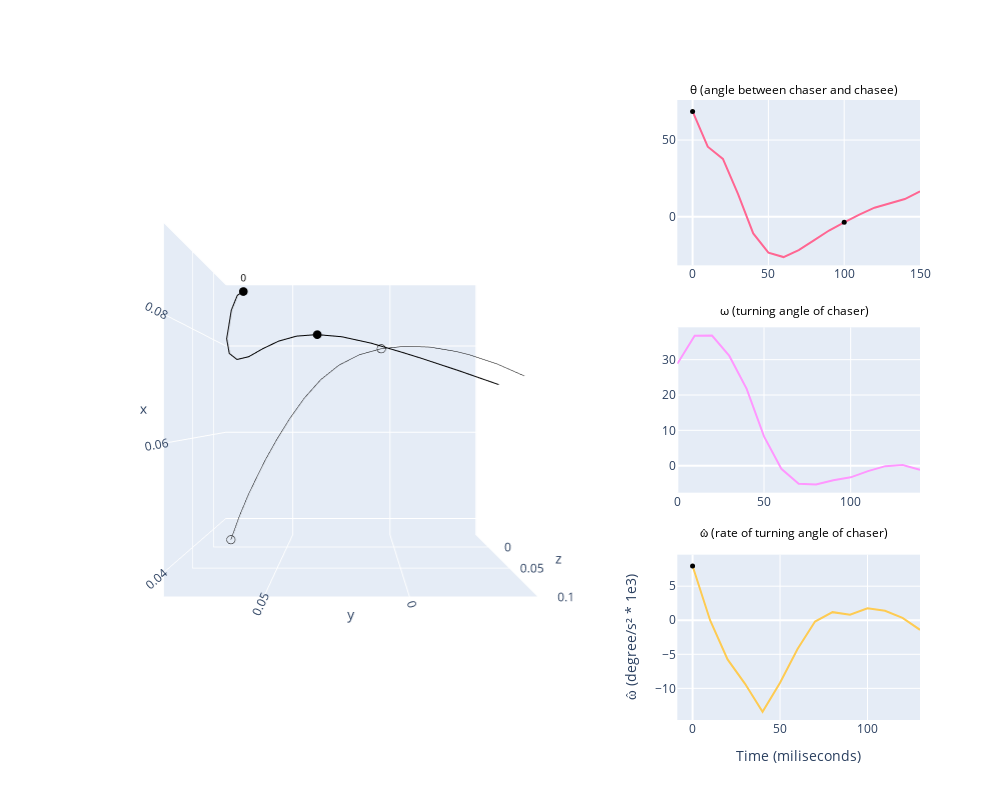

The code cell stored with this chart in its notebook:
### Code cell
# titles = titles = [
#     "", "", "θ (angle between chaser and chasee)",
#     "", "", "ω (turning angle of chaser)",
#     "", "", "ω̂ (rate of turning angle of chaser)"
# ]


fig = make_subplots(
    rows=3, cols=3,
#     subplot_titles=titles,
    specs=[
        [{"type": "scene", "rowspan": 3, "colspan": 2}, None, {"type": "xy"}],
        [None,                        None,              {"type": "xy"}],
        [None,                        None,              {"type": "xy"}]
          ])


################### the 3D chase plot #######################################################################
# 3D line plot to recreate the chase
line_trace_1 = go.Scatter3d(
    x = com_df.chaser_com_x, y = com_df.chaser_com_y, z = com_df.chaser_com_z,
    mode='lines',
    line=dict(color='black'),
    name='Line'
)

line_trace_2 = go.Scatter3d(
    x = com_df.chasee_com_x, y = com_df.chasee_com_y, z = com_df.chasee_com_z,
    mode='lines',
    line=dict(color='black', width=1),
    name='Line'
)

N = len(com_df)
# Markers every 10th point

marker_indices = np.arange(0, N, 10)

marker_trace_1 = go.Scatter3d(
    x=com_df.chaser_com_x[marker_indices],
    y=com_df.chaser_com_y[marker_indices],
    z=com_df.chaser_com_z[marker_indices],
    mode='markers',
    marker=dict(
        size=3,
        color='black',
        symbol='circle'
#         ['circle' if i % 2 == 0 else 'circle-open' for i in range(len(marker_indices))],
#         line=dict(width=1, color='black')
    ),
    name='Markers_chaser'
)

marker_trace_2 = go.Scatter3d(
    x=com_df.chasee_com_x[marker_indices],
    y=com_df.chasee_com_y[marker_indices],
    z=com_df.chasee_com_z[marker_indices],
    mode='markers',
    marker=dict(
        size=3,
        color='black',
        symbol='circle-open'
#         ['circle' if i % 2 == 0 else 'circle-open' for i in range(len(marker_indices))],
#         line=dict(width=1, color='black')
    ),
    name='Markers_chasee'
)


# Text labels every 50th point
text_indices = np.arange(0, N, 50)

text_trace_1 = go.Scatter3d(
    x=com_df.chaser_com_x[text_indices],
    y=com_df.chaser_com_y[text_indices],
    z=com_df.chaser_com_z[text_indices],
    mode='text',
    text=[str(i) for i in text_indices],
    textposition='top center',
    textfont=dict(size=10, color='black'),
    name='Labels_chaser'
)

text_trace_2 = go.Scatter3d(
    x=com_df.chasee_com_x[text_indices],
    y=com_df.chasee_com_y[text_indices],
    z=com_df.chasee_com_z[text_indices],
    mode='text',
    text=[str(i) for i in text_indices],
    textposition='bottom left',
    textfont=dict(size=10, color='black'),
    name='Labels_chasee'
)

# Create the figure

# Add all traces to the subplot
fig.add_trace(line_trace_1, row=1, col=1)
fig.add_trace(line_trace_2, row=1, col=1)
fig.add_trace(marker_trace_1, row=1, col=1)
fig.add_trace(marker_trace_2, row=1, col=1)
fig.add_trace(text_trace_1, row=1, col=1)
fig.add_trace(text_trace_2, row=1, col=1)

# Set the camera to view along the z-axis (xy plane)
fig.update_layout(
    scene_camera=dict(
        eye=dict(x=0., y=0., z=2.5)  # Adjust z to control the distance
    ),
    scene=dict(
        aspectmode='cube'  # Keeps the aspect ratio uniform
    )
)

############## add all the chase variables as line plots in second column ###############################
###### angle between the chasee and chaser ##############################################################
marker_trace_theta = go.Scatter(
    x=time_Axis[marker_indices],
    y=chase_df.loc[:,'error_theta'][marker_indices],
    mode='markers',
    marker=dict(
        size=5,
        color='black',
        symbol='circle'
    ),
    name='theta'
)

fig.add_trace(go.Scatter(
    x = time_Axis, y = chase_df.loc[:,'error_theta'],
    mode = 'lines'),
              row = 1, col = 3)
fig.add_trace(marker_trace_theta, row = 1, col = 3)


####### turning angle for the chaser ####################################################################
omega = angular_speed_df.loc[:,'chaser_theta']
omega_smoothed = signal.savgol_filter(omega, 10, 3)


fig.add_trace(go.Scatter(
        x = time_Axis, y = omega_smoothed
        , mode = 'lines'
        ),
             row = 2, col = 3)

######## rate of turning angle for the chaser ############################################################
omega_hat = np.diff(omega_smoothed)

marker_indices = np.arange(0, len(omega_hat), 20)
marker_trace_omega_hat = go.Scatter(
    x=time_Axis[marker_indices], 
    y=omega_hat[marker_indices],
    mode='markers',
    marker=dict(
        size=5,
        color='black',
        symbol='circle'
    ),
    name='omega_hat'
)

fig.add_trace(go.Scatter(
    x = time_Axis, y = omega_hat,
    mode = 'lines'),
              row = 3, col = 3)
fig.add_trace(marker_trace_omega_hat, row = 3, col = 3)

# Add manual annotations for column 3 titles
titles = [
    "θ (angle between chaser and chasee)",
    "ω (turning angle of chaser)",
    "ω̂ (rate of turning angle of chaser)"
]

for i, title in enumerate(titles):
    fig.add_annotation(
        text=title,
        xref="paper",
        yref="paper",
        x=0.85,  # far right (col 3)
        y=1.0 - (i * 1 / 2.8),  # top, middle, bottom
        xanchor="center",
        yanchor="bottom",
        showarrow=False,
        font=dict(size=12, color="black")
    )

# Final layout tweaks
fig.update_layout(
    height=800,
    width=1000,
#     title_text="Custom Titles for Column 3 Subplots",
    showlegend=False
)

fig.update_layout({
    'xaxis3': dict(title='Time (miliseconds)'),
    "yaxis3": dict(title="ω̂ (degree/s² * 1e3)", showgrid=True)
    })


fig.show()
fig.write_html("../dataFolders/MuscaChasingMusca/Sampled100fps_Figures/Chase_relationships/" + name + "theta_visualization.html")
# fig.write_html("../dataFolders/MuscaChasingMusca/Outputs/" + name + "theta_visualization.html")

### Figure 1 — Plotly figure (JSON) as saved in the notebook; plotly's stock layout.template omitted (floating-point values rounded to 4 significant figures)
{"data": [{"line": {"color": "black"}, "mode": "lines", "name": "Line", "scene": "scene", "type": "scatter3d", "x": [0.09238, 0.09126, 0.08764, 0.0808, 0.07734, 0.07583, 0.07617, 0.07753, 0.07872, 0.07934, 0.07927, 0.07852, 0.07706, 0.07507, 0.074, 0.07171, 0.06926], "y": [0.07491, 0.0774, 0.07969, 0.0806, 0.07821, 0.07342, 0.06689, 0.05946, 0.0516, 0.04323, 0.03414, 0.02378, 0.01217, -0.0002451, -0.00666, -0.0197, -0.03279], "z": [-0.03269, -0.02921, -0.02441, -0.01513, -0.007841, 5.859e-06, 0.00824, 0.01678, 0.02544, 0.03406, 0.04262, 0.05089, 0.05888, 0.06684, 0.07086, 0.07916, 0.08801]}, {"line": {"color": "black", "width": 1}, "mode": "lines", "name": "Line", "scene": "scene", "type": "scatter3d", "x": [0.03793, 0.04331, 0.04834, 0.05527, 0.05955, 0.0636, 0.06731, 0.07052, 0.07293, 0.07456, 0.07543, 0.07567, 0.07541, 0.07457, 0.07397, 0.07244, 0.0705], "y": [0.07597, 0.07093, 0.06559, 0.05714, 0.05124, 0.04517, 0.03879, 0.03197, 0.02473, 0.017, 0.008842, 0.0003777, -0.008418, -0.01744, -0.02202, -0.03118, -0.04019], "z": [0.002161, 0.01005, 0.01823, 0.03061, 0.03862, 0.0464, 0.05379, 0.06063, 0.06679, 0.07226, 0.07714, 0.08157, 0.08555, 0.08916, 0.09082, 0.0938, 0.09627]}, {"marker": {"color": "black", "size": 3, "symbol": "circle"}, "mode": "markers", "name": "Markers_chaser", "scene": "scene", "type": "scatter3d", "x": [0.09238, 0.07927], "y": [0.07491, 0.03414], "z": [-0.03269, 0.04262]}, {"marker": {"color": "black", "size": 3, "symbol": "circle-open"}, "mode": "markers", "name": "Markers_chasee", "scene": "scene", "type": "scatter3d", "x": [0.03793, 0.07543], "y": [0.07597, 0.008842], "z": [0.002161, 0.07714]}, {"mode": "text", "name": "Labels_chaser", "scene": "scene", "text": ["0"], "textfont": {"color": "black", "size": 10}, "textposition": "top center", "type": "scatter3d", "x": [0.09238], "y": [0.07491], "z": [-0.03269]}, {"mode": "text", "name": "Labels_chasee", "scene": "scene", "text": ["0"], "textfont": {"color": "black", "size": 10}, "textposition": "bottom left", "type": "scatter3d", "x": [0.03793], "y": [0.07597], "z": [0.002161]}, {"mode": "lines", "type": "scatter", "x": [0, 10, 20, 30, 40, 50, 60, 70, 80, 90, 100, 110, 120, 130, 140, 150], "xaxis": "x", "y": [68.7, 45.64, 37.67, 14.68, -10.97, -23.49, -26.39, -21.81, -15.51, -9.048, -3.686, 1.366, 5.831, 8.526, 11.49, 16.56], "yaxis": "y"}, {"marker": {"color": "black", "size": 5, "symbol": "circle"}, "mode": "markers", "name": "theta", "type": "scatter", "x": [0, 100], "xaxis": "x", "y": [68.7, -3.686], "yaxis": "y"}, {"mode": "lines", "type": "scatter", "x": [0, 10, 20, 30, 40, 50, 60, 70, 80, 90, 100, 110, 120, 130, 140, 150], "xaxis": "x2", "y": [28.83, 36.79, 36.8, 31.05, 21.72, 8.291, -0.8718, -5.101, -5.295, -4.101, -3.296, -1.531, -0.1338, 0.2084, -1.193], "yaxis": "y2"}, {"mode": "lines", "type": "scatter", "x": [0, 10, 20, 30, 40, 50, 60, 70, 80, 90, 100, 110, 120, 130, 140, 150], "xaxis": "x3", "y": [7.96, 0.01239, -5.751, -9.329, -13.43, -9.163, -4.229, -0.1937, 1.194, 0.8049, 1.765, 1.398, 0.3422, -1.402], "yaxis": "y3"}, {"marker": {"color": "black", "size": 5, "symbol": "circle"}, "mode": "markers", "name": "omega_hat", "type": "scatter", "x": [0], "xaxis": "x3", "y": [7.96], "yaxis": "y3"}], "layout": {"annotations": [{"font": {"color": "black", "size": 12}, "showarrow": false, "text": "θ (angle between chaser and chasee)", "x": 0.85, "xanchor": "center", "xref": "paper", "y": 1, "yanchor": "bottom", "yref": "paper"}, {"font": {"color": "black", "size": 12}, "showarrow": false, "text": "ω (turning angle of chaser)", "x": 0.85, "xanchor": "center", "xref": "paper", "y": 0.6429, "yanchor": "bottom", "yref": "paper"}, {"font": {"color": "black", "size": 12}, "showarrow": false, "text": "ω̂ (rate of turning angle of chaser)", "x": 0.85, "xanchor": "center", "xref": "paper", "y": 0.2857, "yanchor": "bottom", "yref": "paper"}], "height": 800, "scene": {"aspectmode": "cube", "camera": {"eye": {"x": 0, "y": 0, "z": 2.5}}, "domain": {"x": [0, 0.6444], "y": [0, 1]}}, "showlegend": false, "width": 1000, "xaxis": {"anchor": "y", "domain": [0.7111, 1]}, "xaxis2": {"anchor": "y2", "domain": [0.7111, 1]}, "xaxis3": {"anchor": "y3", "domain": [0.7111, 1], "title": {"text": "Time (miliseconds)"}}, "yaxis": {"anchor": "x", "domain": [0.7333, 1]}, "yaxis2": {"anchor": "x2", "domain": [0.3667, 0.6333]}, "yaxis3": {"anchor": "x3", "domain": [0, 0.2667], "showgrid": true, "title": {"text": "ω̂ (degree/s² * 1e3)"}}}}
